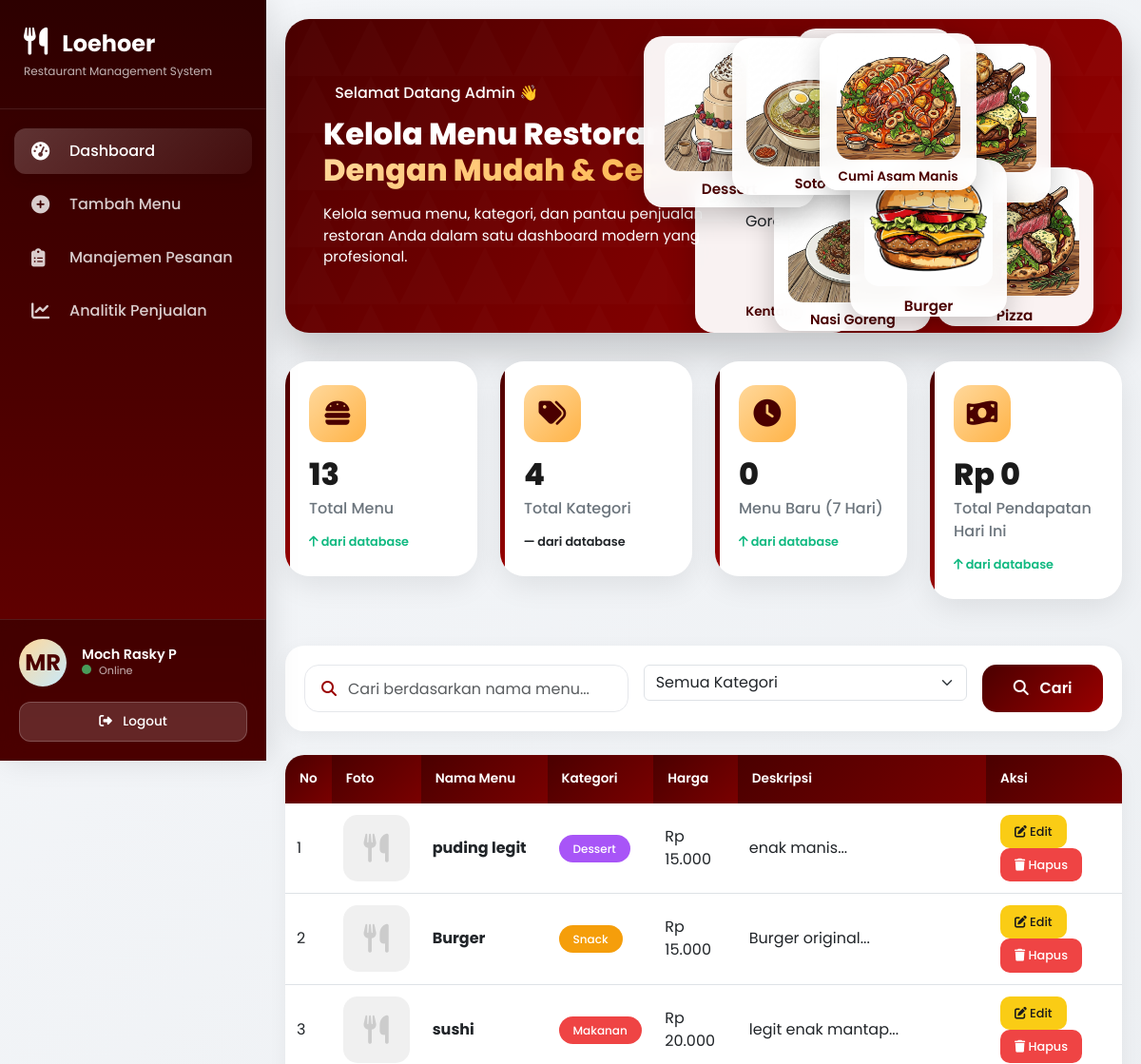
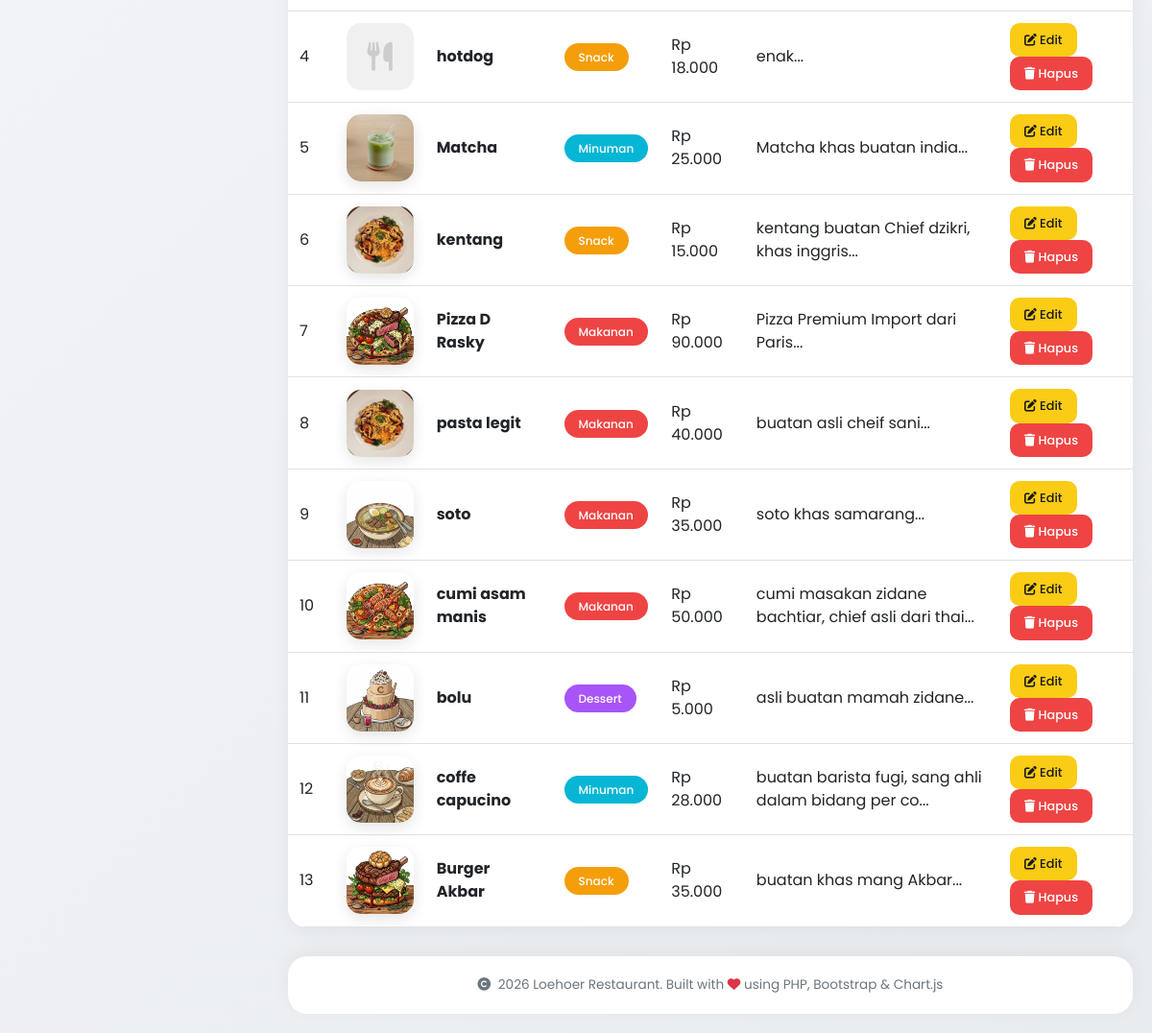
The page /dashboard-premium.php (signed in) on the database its author committed (2 pictures, top to bottom).
### tables this page shows
CREATE TABLE `menu` (
  `id` int NOT NULL AUTO_INCREMENT,
  `nama_menu` varchar(100) NOT NULL,
  `kategori` enum('Makanan','Minuman','Snack','Dessert') NOT NULL,
  `harga` decimal(10,2) NOT NULL,
  `deskripsi` text,
  `gambar` varchar(255) DEFAULT NULL,
  `created_at` timestamp NULL DEFAULT CURRENT_TIMESTAMP,
  PRIMARY KEY (`id`)
);

### dashboard-premium.php (the view, shortened to what the rows shown need)
<?php
require_once 'database.php';
$where_conditions = array();
$where_clause = !empty($where_conditions) ? "WHERE " . implode(" AND ", $where_conditions) : "";
$query = "SELECT * FROM menu $where_clause ORDER BY id DESC";
$result = mysqli_query($conn, $query);
?>
<!DOCTYPE html>
<html lang="id">
<head>
    <link href="https://cdn.jsdelivr.net/npm/bootstrap@5.3.0/dist/css/bootstrap.min.css" rel="stylesheet">
    <link rel="stylesheet" href="https://cdnjs.cloudflare.com/ajax/libs/font-awesome/6.4.0/css/all.min.css">
</head>
<body>
<div class="main-content">
    <div class="hero-banner">
        <div class="row align-items-center">
            <div class="col-lg-7">
                <div class="hero-content">
                    <h1 class="fade-up" style="animation-delay: 0.1s;">
                        Kelola Menu Restoran <span class="gradient-text">Dengan Mudah & Cepat</span>
                    </h1>
                </div>
            </div>
        </div>
    </div>
    <div class="table-premium">
        <div class="table-responsive">
            <table class="table table-hover mb-0">
                <thead>
                    <tr>
                        <th>No</th>
                        <th>Foto</th>
                        <th>Nama Menu</th>
                        <th>Kategori</th>
                        <th>Harga</th>
                        <th>Deskripsi</th>
                        <th>Aksi</th>
                    </tr>
                </thead>
                <tbody>
                    <?php if ($result && mysqli_num_rows($result) > 0): ?>
                        <?php $no = 1; while ($row = mysqli_fetch_assoc($result)): ?>
                            <tr>
                                <td><?php echo $no++; ?></td>
                                <td>
                                    <?php if (!empty($row['gambar']) && file_exists('uploads/' . $row['gambar'])): ?>
                                        <img src="uploads/<?php echo $row['gambar']; ?>" class="food-img" alt="Foto Menu">
                                    <?php else: ?>
                                        <div style="width:70px;height:70px;background:#f0f0f0;border-radius:15px;display:flex;align-items:center;justify-content:center;">
                                            <i class="fas fa-utensils" style="font-size:30px;color:#ccc;"></i>
                                        </div>
                                    <?php endif; ?>
                                </td>
                                <td class="fw-bold"><?php echo htmlspecialchars($row['nama_menu']); ?></td>
                                <td>
                                    <?php
                                    $badge_class = 'badge-makanan';
                                    $kategori_lower = strtolower($row['kategori']);
                                    if ($kategori_lower == 'minuman') $badge_class = 'badge-minuman';
                                    elseif ($kategori_lower == 'snack') $badge_class = 'badge-snack';
                                    elseif ($kategori_lower == 'dessert') $badge_class = 'badge-dessert';
                                    ?>
                                    <span class="badge-custom <?php echo $badge_class; ?>">
                                        <?php echo htmlspecialchars($row['kategori']); ?>
                                    </span>
                                </td>
                                <td>Rp <?php echo number_format($row['harga'], 0, ',', '.'); ?></td>
                                <td><?php echo htmlspecialchars(substr($row['deskripsi'] ?? '', 0, 50)); ?>...</td>
                                <td>
                                    <a href="edit.php?id=<?php echo $row['id']; ?>" class="btn-action btn-edit">
                                        <i class="fas fa-edit"></i> Edit
                                    </a>
                                    <button onclick="confirmDelete(<?php echo $row['id']; ?>, '<?php echo addslashes($row['nama_menu']); ?>')"
                                            class="btn-action btn-delete">
                                        <i class="fas fa-trash"></i> Hapus
                                    </button>
                                </td>
                            </tr>
                        <?php endwhile; ?>
                    <?php endif; ?>
                </tbody>
            </table>
        </div>
    </div>
</div>
</body>
</html>
</body>
</html>

### rows shown on the page
menu: nama_menu "puding legit", kategori "Dessert", harga "15.000", deskripsi "enak manis"
menu: nama_menu "Burger", kategori "Snack", harga "15.000", deskripsi "Burger original"
menu: nama_menu "sushi", kategori "Makanan", harga "20.000", deskripsi "legit enak mantap"
menu: nama_menu "hotdog", kategori "Snack", harga "18.000", deskripsi "enak"
menu: gambar (picture), nama_menu "Matcha", kategori "Minuman", harga "25.000", deskripsi "Matcha khas buatan india"
menu: gambar (picture), nama_menu "kentang", kategori "Snack", harga "15.000", deskripsi "kentang buatan Chief dzikri, khas inggris"
menu: gambar (picture), nama_menu "Pizza D Rasky", kategori "Makanan", harga "90.000", deskripsi "Pizza Premium Import dari Paris"
menu: gambar (picture), nama_menu "pasta legit", kategori "Makanan", harga "40.000", deskripsi "buatan asli cheif sani"
menu: gambar (picture), nama_menu "soto", kategori "Makanan", harga "35.000", deskripsi "soto khas samarang"
menu: gambar (picture), nama_menu "cumi asam manis", kategori "Makanan", harga "50.000", deskripsi "cumi masakan zidane bachtiar, chief asli dari thai"
menu: gambar (picture), nama_menu "bolu", kategori "Dessert", harga "5.000", deskripsi "asli buatan mamah zidane"
menu: gambar (picture), nama_menu "coffe capucino", kategori "Minuman", harga "28.000", deskripsi "buatan barista fugi, sang ahli dalam bidang per co"
menu: gambar (picture), nama_menu "Burger Akbar", kategori "Snack", harga "35.000", deskripsi "buatan khas mang Akbar"

### other values the page prints
$total_menu "13"
$total_kategori "4"
$menu_baru "0"
$pendapatan_hari_ini "0"
